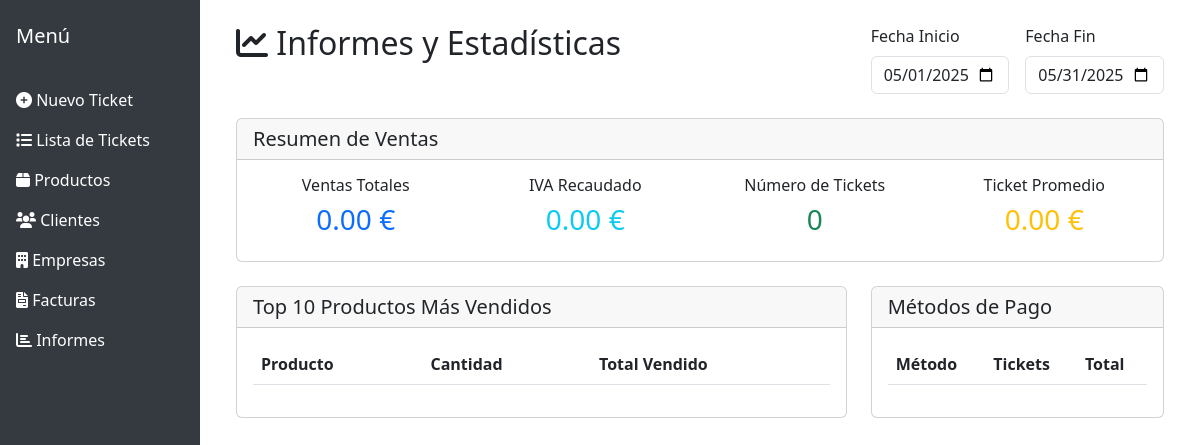
The app's page /GitHub/ticketscompra/informes, older data.
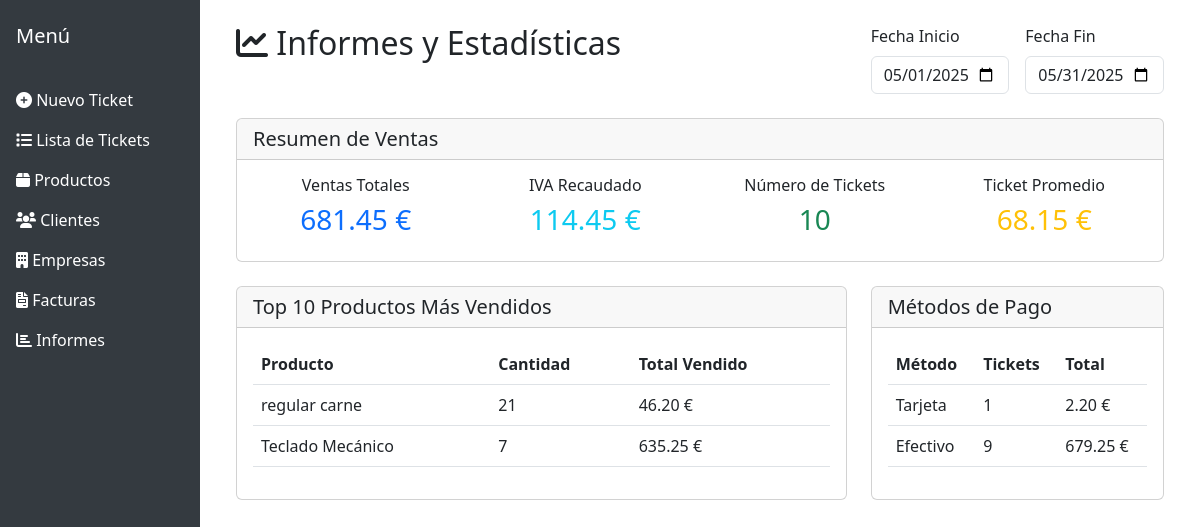
The same page, newer data.
### tables this page shows
CREATE TABLE `ticket_items` (
  `id` int(11) NOT NULL,
  `ticket_id` int(11) NOT NULL,
  `producto_id` int(11) NOT NULL,
  `cantidad` int(11) NOT NULL,
  `precio_unitario` decimal(10,2) NOT NULL,
  `subtotal` decimal(10,2) NOT NULL,
  `iva_importe` decimal(10,2) NOT NULL,
  `total` decimal(10,2) NOT NULL
);

CREATE TABLE `productos` (
  `id` int(11) NOT NULL,
  `codigo` varchar(50) NOT NULL,
  `nombre` varchar(100) NOT NULL,
  `descripcion` text,
  `precio` decimal(10,2) NOT NULL,
  `iva` decimal(5,2) NOT NULL DEFAULT '21.00',
  `stock` int(11) NOT NULL DEFAULT '0',
  `created_at` timestamp NOT NULL DEFAULT CURRENT_TIMESTAMP,
  `updated_at` timestamp NOT NULL DEFAULT CURRENT_TIMESTAMP ON UPDATE CURRENT_TIMESTAMP
);

### src/models/Producto.php (called while the page is built, shortened)
<?php
class Producto {
    private $nombre;
    public function __construct($codigo, $nombre, $precio, $iva = 21, $descripcion = '', $stock = 0) {
        $this->nombre = $nombre;
    }
    public function getNombre() { return $this->nombre; }
}

### src/repositories/TicketRepository.php (called while the page is built, shortened)
<?php
class TicketRepository
{
    private $db;
    private $empresaRepository;
    public function __construct()
    {
        $this->db = Database::getInstance()->getConnection();
        $this->empresaRepository = new EmpresaRepository();
    }
    private function cargarItems($ticketId)
    {
        $sql = "SELECT ti.*, p.* FROM ticket_items ti
                INNER JOIN productos p ON ti.producto_id = p.id
                WHERE ti.ticket_id = :ticket_id";
        $stmt = $this->db->prepare($sql);
        $stmt->execute([':ticket_id' => $ticketId]);
        $items = [];
        while ($row = $stmt->fetch(PDO::FETCH_ASSOC)) {
            $producto = new Producto(
                $row['codigo'],
                $row['nombre'],
                $row['precio'],
                $row['iva'],
                $row['descripcion'],
                $row['stock']
            );
            $item = new TicketItem($producto, $row['cantidad']);
            $items[] = $item;
        }
        return $items;
    }
    private function crearTicketDesdeArray($array)
    {
        $empresa = $this->empresaRepository->buscarPorId($array['empresa_id']);
        $ticket = new Ticket($empresa);
        $items = $this->cargarItems($array['id']);
        return $ticket;
    }
}

### src/config/Database.php (called while the page is built, shortened)
<?php
class Database
{
    private static $instance = null;
    private $connection;
    private $host = '127.0.0.1';
    private $db_name = 'ticketscompra';
    private $username = 'root';
    private $password = 'root';
    private $port = '3306';
    private function __construct()
    {
        try {
            $dsn = "mysql:host={$this->host};port={$this->port};dbname={$this->db_name};charset=utf8mb4";
            $options = [
                PDO::ATTR_ERRMODE => PDO::ERRMODE_EXCEPTION,
                PDO::ATTR_DEFAULT_FETCH_MODE => PDO::FETCH_ASSOC,
                PDO::ATTR_EMULATE_PREPARES => false,
                PDO::ATTR_TIMEOUT => 3,
            ];
            $this->connection = new PDO($dsn, $this->username, $this->password, $options);
        } catch (PDOException $e) {
            throw new Exception("Error de conexión: " . $e->getMessage());
        }
    }
    public static function getInstance()
    {
        if (self::$instance === null) {
            self::$instance = new self();
        }
        return self::$instance;
    }
    public function getConnection()
    {
        return $this->connection;
    }
}

### src/views/informes/index.php (the view, shortened to what the rows shown need)
<div class="container-fluid">
    <div class="row mb-4">
        <div class="col-md-8">
            <h2><i class="fas fa-chart-line"></i> <?php echo $titulo; ?></h2>
        </div>
    </div>
    <div class="row">
        <div class="col-md-8 mb-4">
            <div class="card">
                <div class="card-body">
                    <div class="table-responsive">
                        <table class="table">
                            <thead>
                                <tr>
                                    <th>Producto</th>
                                    <th>Cantidad</th>
                                    <th>Total Vendido</th>
                                </tr>
                            </thead>
                            <tbody>
                                <?php foreach ($productos as $producto): ?>
                                    <tr>
                                        <td><?php echo $producto['producto']->getNombre(); ?></td>
                                        <td><?php echo $producto['cantidad']; ?></td>
                                        <td><?php echo number_format($producto['total'], 2); ?> €</td>
                                    </tr>
                                <?php endforeach; ?>
                            </tbody>
                        </table>
                    </div>
                </div>
            </div>
        </div>
        <div class="col-md-4 mb-4">
            <div class="card">
                <div class="card-body">
                    <div class="table-responsive">
                        <table class="table">
                            <thead>
                                <tr>
                                    <th>Método</th>
                                    <th>Tickets</th>
                                    <th>Total</th>
                                </tr>
                            </thead>
                        </table>
                    </div>
                </div>
            </div>
        </div>
    </div>
</div>

Row changes from the older to the newer data that the page shows:
added ticket_items: producto.nombre "regular carne"
added ticket_items: producto.nombre "Teclado Mecánico"
Text that changed along with them:
$ventas['ventasTotales']: "0.00" → "681.45"
$ventas['ivaTotalRecaudado']: "0.00" → "114.45"
$ventas['numeroTickets']: "0" → "10"
$ventas['ticketPromedioValor']: "0.00" → "68.15"
new list line: "21 46.20 €"
new list line: "7 635.25 €"
new list line: "Tarjeta 1 2.20 €"
new list line: "Efectivo 9 679.25 €"
